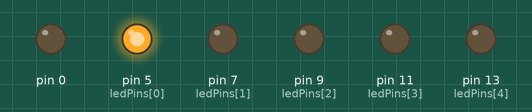
Simulated run of this sketch. Board: Arduino Uno, built with avr-gcc and run on an emulated ATmega328P. Parts: output pins drawn as LEDs (lit = HIGH).

Above: at 0.1 s.
At 0.6 s:
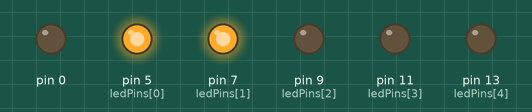
At 1.1 s:
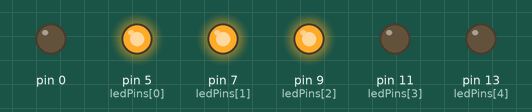
At 20.1 s:
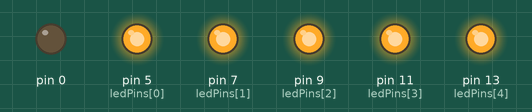
At 38.6 s:
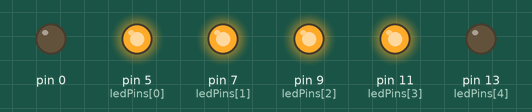
Timing chart, 0 to 40.0 s (numbered marks = the images above):
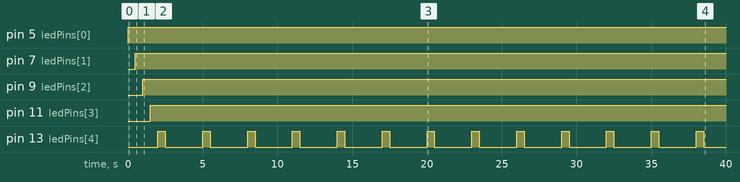

Measured:
- by itself, pin 5 (ledPins[0]): LOW → HIGH at 0.00 s
- by itself, pin 7 (ledPins[1]): LOW → HIGH at 0.50 s
- by itself, pin 9 (ledPins[2]): LOW → HIGH at 1.0 s
- by itself, pin 11 (ledPins[3]): LOW → HIGH at 1.5 s
- by itself, pin 13 (ledPins[4]): alternates HIGH for 0.50 s and LOW for 2.5 s

The sketch:

MultipleLED.ino
```cpp
int ledPins[]={5, 7, 9, 11, 13};
void setup()
{
   for (int i=0; i<8 ; i++){
       pinMode(ledPins[i], OUTPUT);
   }
}
void loop()
{
   oneAfterAnotherNoLoop();
}
void oneAfterAnotherNoLoop(){
   int delayTime=100;
   digitalWrite(ledPins[0],HIGH);
   delay(500);
   digitalWrite(ledPins[1],HIGH);
   delay(500);
   digitalWrite(ledPins[2],HIGH);
   delay(500);
   digitalWrite(ledPins[3],HIGH);
   delay(500);
   digitalWrite(ledPins[4],HIGH);
   delay(500);
   digitalWrite(ledPins[4],LOW);
   delay(500);
}
```
